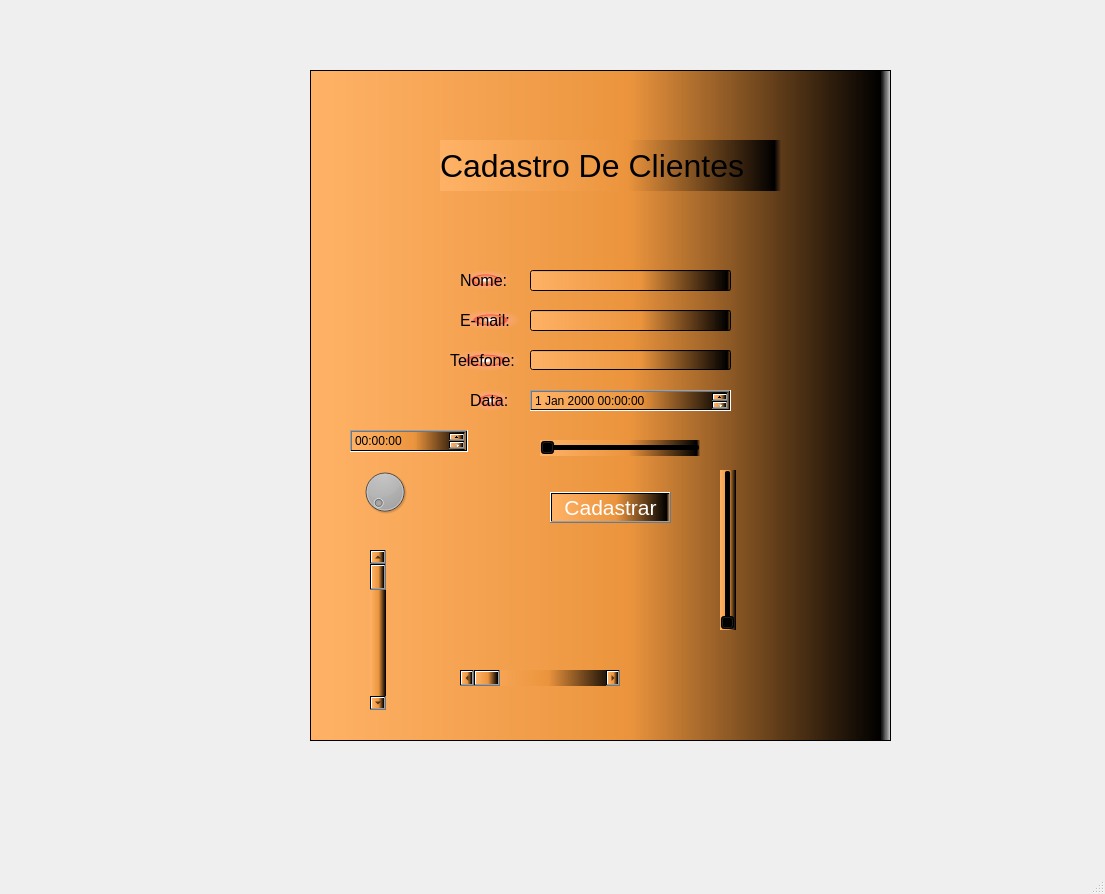
<?xml version="1.0" encoding="UTF-8"?>
<ui version="4.0">
 <class>MainWindow</class>
 <widget class="QMainWindow" name="MainWindow">
  <property name="geometry">
   <rect>
    <x>0</x>
    <y>0</y>
    <width>1105</width>
    <height>894</height>
   </rect>
  </property>
  <property name="windowTitle">
   <string>MainWindow</string>
  </property>
  <widget class="QWidget" name="centralwidget">
   <widget class="QFrame" name="frame">
    <property name="geometry">
     <rect>
      <x>310</x>
      <y>70</y>
      <width>581</width>
      <height>671</height>
     </rect>
    </property>
    <property name="styleSheet">
     <string notr="true">
background-color: qlineargradient(spread:pad, x1:0, y1:0, x2:1, y2:0, stop:0 rgba(255, 178, 102, 255), stop:0.55 rgba(235, 148, 61, 255), stop:0.98 rgba(0, 0, 0, 255), stop:1 rgba(0, 0, 0, 0));</string>
    </property>
    <property name="frameShape">
     <enum>QFrame::StyledPanel</enum>
    </property>
    <property name="frameShadow">
     <enum>QFrame::Raised</enum>
    </property>
    <widget class="QPushButton" name="pushButton">
     <property name="geometry">
      <rect>
       <x>240</x>
       <y>422</y>
       <width>121</width>
       <height>31</height>
      </rect>
     </property>
     <property name="font">
      <font>
       <pointsize>16</pointsize>
      </font>
     </property>
     <property name="styleSheet">
      <string notr="true">color: rgb(255, 255, 255);</string>
     </property>
     <property name="text">
      <string>Cadastrar</string>
     </property>
     <property name="iconSize">
      <size>
       <width>32</width>
       <height>32</height>
      </size>
     </property>
    </widget>
    <widget class="QLineEdit" name="lineEdit_4">
     <property name="geometry">
      <rect>
       <x>220</x>
       <y>280</y>
       <width>201</width>
       <height>20</height>
      </rect>
     </property>
     <property name="styleSheet">
      <string notr="true">background-color: qlineargradient(spread:pad, x1:0, y1:0, x2:1, y2:0, stop:0 ;rgb(255, 255, 255), stop:1 rgba(255, 255, 255, 255));</string>
     </property>
    </widget>
    <widget class="QLabel" name="label_4">
     <property name="geometry">
      <rect>
       <x>150</x>
       <y>200</y>
       <width>51</width>
       <height>20</height>
      </rect>
     </property>
     <property name="font">
      <font>
       <pointsize>12</pointsize>
      </font>
     </property>
     <property name="styleSheet">
      <string notr="true">background-color: qradialgradient(spread:pad, cx:0.5, cy:0.5, radius:0.5, fx:0.5, fy:0.5, stop:0 rgba(255, 255, 255, 255), stop:0.1 rgba(255, 255, 255, 255), stop:0.2 rgba(255, 176, 176, 167), stop:0.3 rgba(255, 151, 151, 92), stop:0.4 rgba(255, 125, 125, 51), stop:0.5 rgba(255, 76, 76, 205), stop:0.52 rgba(255, 76, 76, 205), stop:0.6 rgba(255, 180, 180, 84), stop:1 rgba(255, 255, 255, 0));
</string>
     </property>
     <property name="text">
      <string>Nome:</string>
     </property>
     <property name="scaledContents">
      <bool>false</bool>
     </property>
    </widget>
    <widget class="QLabel" name="label_5">
     <property name="geometry">
      <rect>
       <x>150</x>
       <y>240</y>
       <width>61</width>
       <height>20</height>
      </rect>
     </property>
     <property name="font">
      <font>
       <pointsize>12</pointsize>
      </font>
     </property>
     <property name="styleSheet">
      <string notr="true">background-color: qradialgradient(spread:pad, cx:0.5, cy:0.5, radius:0.5, fx:0.5, fy:0.5, stop:0 rgba(255, 255, 255, 255), stop:0.1 rgba(255, 255, 255, 255), stop:0.2 rgba(255, 176, 176, 167), stop:0.3 rgba(255, 151, 151, 92), stop:0.4 rgba(255, 125, 125, 51), stop:0.5 rgba(255, 76, 76, 205), stop:0.52 rgba(255, 76, 76, 205), stop:0.6 rgba(255, 180, 180, 84), stop:1 rgba(255, 255, 255, 0));</string>
     </property>
     <property name="text">
      <string>E-mail:</string>
     </property>
     <property name="scaledContents">
      <bool>false</bool>
     </property>
    </widget>
    <widget class="QLineEdit" name="lineEdit_5">
     <property name="geometry">
      <rect>
       <x>220</x>
       <y>240</y>
       <width>201</width>
       <height>21</height>
      </rect>
     </property>
     <property name="styleSheet">
      <string notr="true">background-color: qlineargradient(spread:pad, x1:0, y1:0, x2:1, y2:0, stop:0 ;rgb(255, 255, 255), stop:1 rgba(255, 255, 255, 255));</string>
     </property>
    </widget>
    <widget class="QLineEdit" name="lineEdit_6">
     <property name="geometry">
      <rect>
       <x>220</x>
       <y>200</y>
       <width>201</width>
       <height>21</height>
      </rect>
     </property>
     <property name="styleSheet">
      <string notr="true">background-color: qlineargradient(spread:pad, x1:0, y1:0, x2:1, y2:0, stop:0 ;rgb(255, 255, 255), stop:1 rgba(255, 255, 255, 255));</string>
     </property>
    </widget>
    <widget class="QLabel" name="label_6">
     <property name="geometry">
      <rect>
       <x>140</x>
       <y>280</y>
       <width>71</width>
       <height>21</height>
      </rect>
     </property>
     <property name="font">
      <font>
       <pointsize>12</pointsize>
      </font>
     </property>
     <property name="styleSheet">
      <string notr="true">background-color: qradialgradient(spread:pad, cx:0.5, cy:0.5, radius:0.5, fx:0.5, fy:0.5, stop:0 rgba(255, 255, 255, 255), stop:0.1 rgba(255, 255, 255, 255), stop:0.2 rgba(255, 176, 176, 167), stop:0.3 rgba(255, 151, 151, 92), stop:0.4 rgba(255, 125, 125, 51), stop:0.5 rgba(255, 76, 76, 205), stop:0.52 rgba(255, 76, 76, 205), stop:0.6 rgba(255, 180, 180, 84), stop:1 rgba(255, 255, 255, 0));</string>
     </property>
     <property name="text">
      <string>Telefone:</string>
     </property>
     <property name="scaledContents">
      <bool>false</bool>
     </property>
    </widget>
    <widget class="QLabel" name="label">
     <property name="geometry">
      <rect>
       <x>130</x>
       <y>70</y>
       <width>341</width>
       <height>51</height>
      </rect>
     </property>
     <property name="font">
      <font>
       <pointsize>24</pointsize>
      </font>
     </property>
     <property name="text">
      <string>Cadastro De Clientes</string>
     </property>
    </widget>
    <widget class="QDateTimeEdit" name="dateTimeEdit">
     <property name="geometry">
      <rect>
       <x>220</x>
       <y>320</y>
       <width>201</width>
       <height>21</height>
      </rect>
     </property>
    </widget>
    <widget class="QLabel" name="label_7">
     <property name="geometry">
      <rect>
       <x>160</x>
       <y>320</y>
       <width>41</width>
       <height>21</height>
      </rect>
     </property>
     <property name="font">
      <font>
       <pointsize>12</pointsize>
      </font>
     </property>
     <property name="styleSheet">
      <string notr="true">background-color: qradialgradient(spread:pad, cx:0.5, cy:0.5, radius:0.5, fx:0.5, fy:0.5, stop:0 rgba(255, 255, 255, 255), stop:0.1 rgba(255, 255, 255, 255), stop:0.2 rgba(255, 176, 176, 167), stop:0.3 rgba(255, 151, 151, 92), stop:0.4 rgba(255, 125, 125, 51), stop:0.5 rgba(255, 76, 76, 205), stop:0.52 rgba(255, 76, 76, 205), stop:0.6 rgba(255, 180, 180, 84), stop:1 rgba(255, 255, 255, 0));</string>
     </property>
     <property name="text">
      <string>Data:</string>
     </property>
     <property name="scaledContents">
      <bool>false</bool>
     </property>
    </widget>
    <widget class="QDial" name="dial">
     <property name="geometry">
      <rect>
       <x>50</x>
       <y>390</y>
       <width>50</width>
       <height>64</height>
      </rect>
     </property>
    </widget>
    <widget class="QSlider" name="verticalSlider">
     <property name="geometry">
      <rect>
       <x>410</x>
       <y>400</y>
       <width>16</width>
       <height>160</height>
      </rect>
     </property>
     <property name="orientation">
      <enum>Qt::Vertical</enum>
     </property>
    </widget>
    <widget class="QSlider" name="horizontalSlider">
     <property name="geometry">
      <rect>
       <x>230</x>
       <y>370</y>
       <width>160</width>
       <height>16</height>
      </rect>
     </property>
     <property name="orientation">
      <enum>Qt::Horizontal</enum>
     </property>
    </widget>
    <widget class="QScrollBar" name="verticalScrollBar">
     <property name="geometry">
      <rect>
       <x>60</x>
       <y>480</y>
       <width>16</width>
       <height>160</height>
      </rect>
     </property>
     <property name="orientation">
      <enum>Qt::Vertical</enum>
     </property>
    </widget>
    <widget class="QScrollBar" name="horizontalScrollBar">
     <property name="geometry">
      <rect>
       <x>150</x>
       <y>600</y>
       <width>160</width>
       <height>16</height>
      </rect>
     </property>
     <property name="orientation">
      <enum>Qt::Horizontal</enum>
     </property>
    </widget>
    <widget class="QTimeEdit" name="timeEdit">
     <property name="geometry">
      <rect>
       <x>40</x>
       <y>360</y>
       <width>118</width>
       <height>22</height>
      </rect>
     </property>
    </widget>
   </widget>
  </widget>
  <widget class="QMenuBar" name="menubar">
   <property name="geometry">
    <rect>
     <x>0</x>
     <y>0</y>
     <width>1105</width>
     <height>21</height>
    </rect>
   </property>
  </widget>
  <widget class="QStatusBar" name="statusbar"/>
 </widget>
 <resources/>
 <connections/>
</ui>
